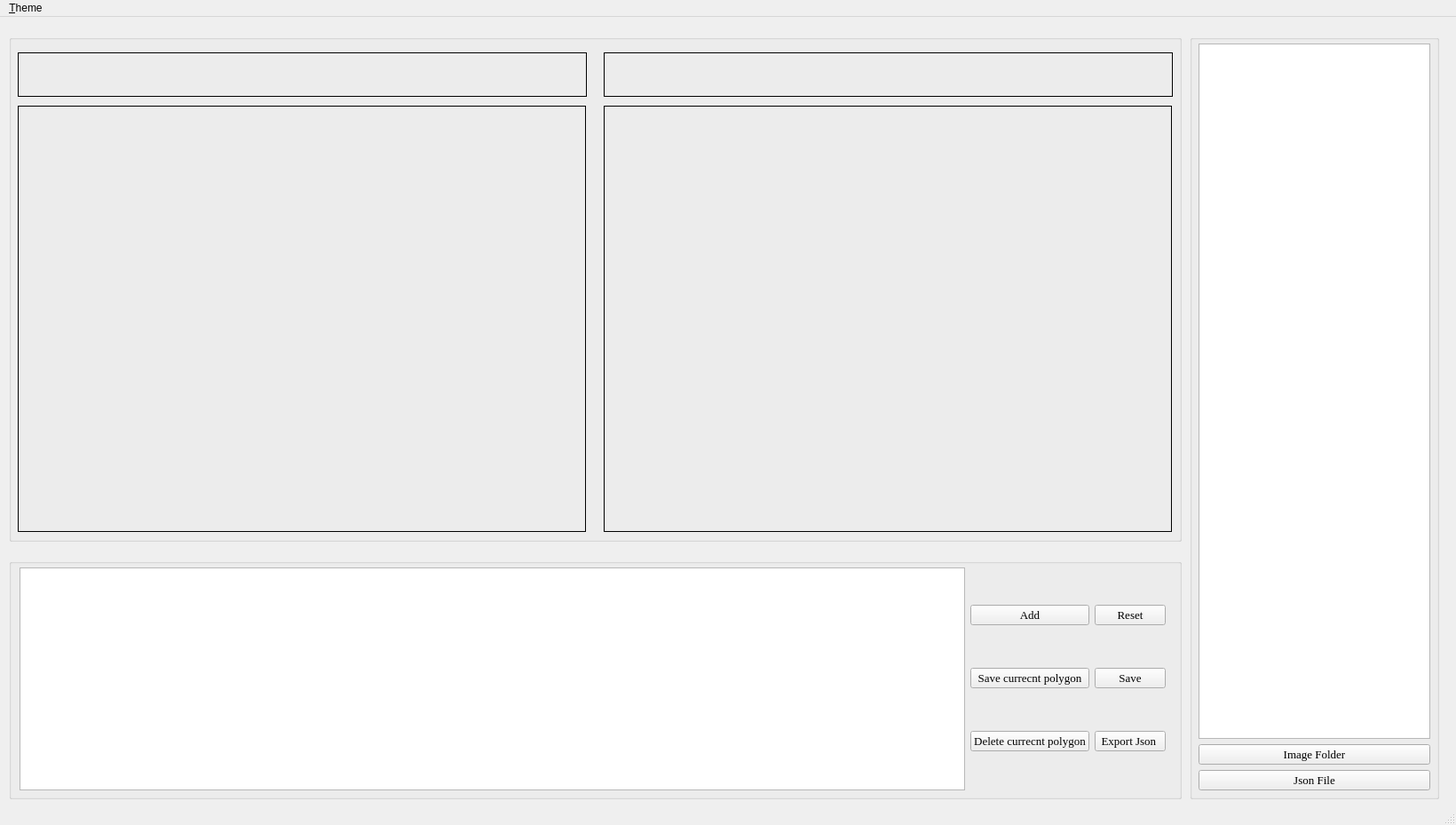
<?xml version="1.0" encoding="UTF-8"?>
<ui version="4.0">
 <class>MainWindow</class>
 <widget class="QMainWindow" name="MainWindow">
  <property name="geometry">
   <rect>
    <x>0</x>
    <y>0</y>
    <width>1640</width>
    <height>929</height>
   </rect>
  </property>
  <property name="windowTitle">
   <string>MainWindow</string>
  </property>
  <widget class="QWidget" name="centralwidget">
   <widget class="QGroupBox" name="groupBox">
    <property name="geometry">
     <rect>
      <x>10</x>
      <y>20</y>
      <width>1321</width>
      <height>571</height>
     </rect>
    </property>
    <property name="title">
     <string/>
    </property>
    <widget class="QLabel" name="label_show1">
     <property name="geometry">
      <rect>
       <x>10</x>
       <y>20</y>
       <width>641</width>
       <height>50</height>
      </rect>
     </property>
     <property name="font">
      <font>
       <family>Times New Roman</family>
       <pointsize>14</pointsize>
      </font>
     </property>
     <property name="frameShape">
      <enum>QFrame::Box</enum>
     </property>
     <property name="text">
      <string/>
     </property>
     <property name="alignment">
      <set>Qt::AlignCenter</set>
     </property>
    </widget>
    <widget class="QLabel" name="show_1">
     <property name="geometry">
      <rect>
       <x>10</x>
       <y>80</y>
       <width>640</width>
       <height>480</height>
      </rect>
     </property>
     <property name="frameShape">
      <enum>QFrame::Box</enum>
     </property>
     <property name="text">
      <string/>
     </property>
    </widget>
    <widget class="QLabel" name="label_show2">
     <property name="geometry">
      <rect>
       <x>670</x>
       <y>20</y>
       <width>641</width>
       <height>50</height>
      </rect>
     </property>
     <property name="font">
      <font>
       <family>Times New Roman</family>
       <pointsize>14</pointsize>
      </font>
     </property>
     <property name="frameShape">
      <enum>QFrame::Box</enum>
     </property>
     <property name="text">
      <string/>
     </property>
     <property name="alignment">
      <set>Qt::AlignCenter</set>
     </property>
    </widget>
    <widget class="QLabel" name="show_2">
     <property name="geometry">
      <rect>
       <x>670</x>
       <y>80</y>
       <width>640</width>
       <height>480</height>
      </rect>
     </property>
     <property name="frameShape">
      <enum>QFrame::Box</enum>
     </property>
     <property name="text">
      <string/>
     </property>
    </widget>
   </widget>
   <widget class="QGroupBox" name="groupBox_2">
    <property name="geometry">
     <rect>
      <x>10</x>
      <y>610</y>
      <width>1321</width>
      <height>271</height>
     </rect>
    </property>
    <property name="font">
     <font>
      <family>Times New Roman</family>
      <pointsize>14</pointsize>
     </font>
    </property>
    <property name="title">
     <string/>
    </property>
    <widget class="QWidget" name="layoutWidget">
     <property name="geometry">
      <rect>
       <x>12</x>
       <y>10</y>
       <width>1291</width>
       <height>251</height>
      </rect>
     </property>
     <layout class="QHBoxLayout" name="horizontalLayout">
      <item>
       <widget class="QListWidget" name="txt_list">
        <property name="font">
         <font>
          <family>Times New Roman</family>
          <pointsize>12</pointsize>
          <weight>75</weight>
          <bold>true</bold>
         </font>
        </property>
       </widget>
      </item>
      <item>
       <layout class="QVBoxLayout" name="verticalLayout">
        <item>
         <widget class="QPushButton" name="push_add">
          <property name="font">
           <font>
            <pointsize>10</pointsize>
           </font>
          </property>
          <property name="text">
           <string>Add</string>
          </property>
         </widget>
        </item>
        <item>
         <widget class="QPushButton" name="push_save_polygon">
          <property name="font">
           <font>
            <pointsize>10</pointsize>
           </font>
          </property>
          <property name="text">
           <string>Save currecnt polygon</string>
          </property>
         </widget>
        </item>
        <item>
         <widget class="QPushButton" name="push_delete_polygon">
          <property name="font">
           <font>
            <pointsize>10</pointsize>
           </font>
          </property>
          <property name="text">
           <string>Delete currecnt polygon</string>
          </property>
         </widget>
        </item>
       </layout>
      </item>
      <item>
       <layout class="QVBoxLayout" name="verticalLayout_3">
        <item>
         <widget class="QPushButton" name="push_reset">
          <property name="font">
           <font>
            <pointsize>10</pointsize>
           </font>
          </property>
          <property name="text">
           <string>Reset</string>
          </property>
         </widget>
        </item>
        <item>
         <widget class="QPushButton" name="push_save">
          <property name="font">
           <font>
            <pointsize>10</pointsize>
           </font>
          </property>
          <property name="text">
           <string>Save</string>
          </property>
         </widget>
        </item>
        <item>
         <widget class="QPushButton" name="push_export">
          <property name="font">
           <font>
            <pointsize>10</pointsize>
           </font>
          </property>
          <property name="text">
           <string>Export Json </string>
          </property>
         </widget>
        </item>
       </layout>
      </item>
     </layout>
    </widget>
   </widget>
   <widget class="QGroupBox" name="groupBox_3">
    <property name="geometry">
     <rect>
      <x>1340</x>
      <y>20</y>
      <width>281</width>
      <height>861</height>
     </rect>
    </property>
    <property name="title">
     <string/>
    </property>
    <widget class="QWidget" name="layoutWidget">
     <property name="geometry">
      <rect>
       <x>10</x>
       <y>10</y>
       <width>261</width>
       <height>841</height>
      </rect>
     </property>
     <layout class="QVBoxLayout" name="verticalLayout_2">
      <item>
       <widget class="QListWidget" name="file_list"/>
      </item>
      <item>
       <widget class="QPushButton" name="push_select_img">
        <property name="font">
         <font>
          <family>Times New Roman</family>
          <pointsize>10</pointsize>
         </font>
        </property>
        <property name="text">
         <string>Image Folder</string>
        </property>
       </widget>
      </item>
      <item>
       <widget class="QPushButton" name="push_select_Json">
        <property name="font">
         <font>
          <family>Times New Roman</family>
          <pointsize>10</pointsize>
         </font>
        </property>
        <property name="text">
         <string>Json File</string>
        </property>
       </widget>
      </item>
     </layout>
    </widget>
   </widget>
  </widget>
  <widget class="QStatusBar" name="statusbar"/>
  <widget class="QMenuBar" name="menubar">
   <property name="geometry">
    <rect>
     <x>0</x>
     <y>0</y>
     <width>1640</width>
     <height>25</height>
    </rect>
   </property>
   <widget class="QMenu" name="menu_Theme">
    <property name="title">
     <string>&amp;Theme</string>
    </property>
    <addaction name="separator"/>
    <addaction name="action_dark_teal"/>
    <addaction name="action_light_teal"/>
   </widget>
   <addaction name="menu_Theme"/>
  </widget>
  <action name="action_dark_amber">
   <property name="text">
    <string>Dark_Amber</string>
   </property>
  </action>
  <action name="action_dark_blue">
   <property name="text">
    <string>Dark_Blue</string>
   </property>
  </action>
  <action name="action_light_amber">
   <property name="text">
    <string>Light_Amber</string>
   </property>
  </action>
  <action name="action_light_blue">
   <property name="text">
    <string>&amp;Light_Blue</string>
   </property>
  </action>
  <action name="action_dark_teal">
   <property name="text">
    <string>&amp;Dark Teal</string>
   </property>
  </action>
  <action name="action_light_teal">
   <property name="text">
    <string>&amp;Light Teal</string>
   </property>
  </action>
  <action name="action_light_red">
   <property name="text">
    <string>&amp;Light_Red</string>
   </property>
  </action>
  <action name="action_dark_red">
   <property name="text">
    <string>&amp;Dark_Red</string>
   </property>
  </action>
  <action name="action_Dark_Pink">
   <property name="text">
    <string>&amp;Dark_Pink</string>
   </property>
  </action>
  <action name="actionLight_Pink">
   <property name="text">
    <string>Light_Pink</string>
   </property>
  </action>
  <action name="actionDark_Lightgreen">
   <property name="text">
    <string>Dark_Lightgreen</string>
   </property>
  </action>
  <action name="actionLight_Lightgreen">
   <property name="text">
    <string>Light_Lightgreen</string>
   </property>
  </action>
 </widget>
 <resources/>
 <connections/>
</ui>
